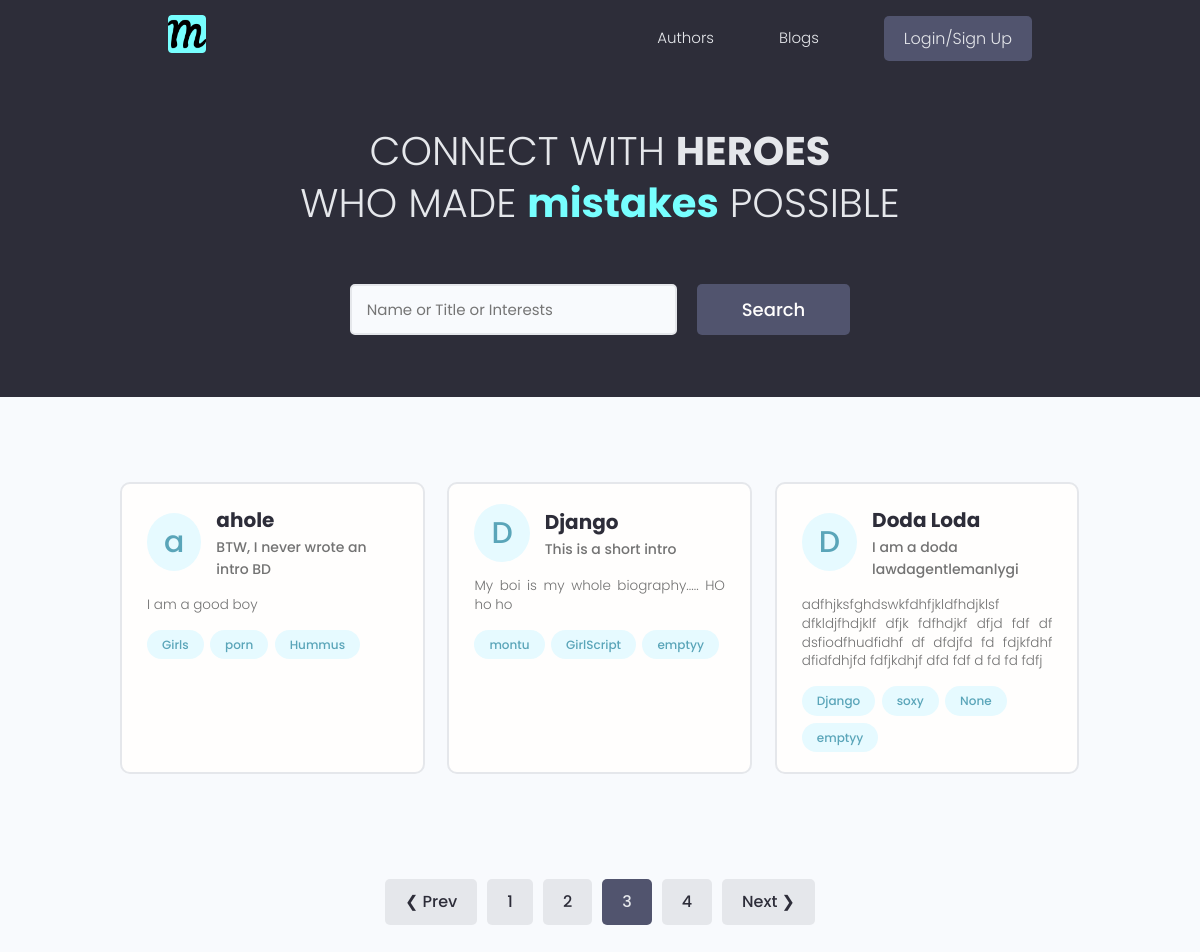
/users/?page=3, run on the app's committed database.
### users/models.py (models this page shows, shortened)
class Profile(models.Model):
    user = models.OneToOneField(
        User, on_delete=models.CASCADE, null=True, blank=True)
    name = models.CharField(max_length=200, null=True, blank=True)
    email = models.EmailField(
        max_length=400, unique=True, null=True, blank=True)
    username = models.CharField(max_length=200, blank=True, null=True)
    location = models.CharField(max_length=200, default="Earth, Milky Way")
    short_intro = models.CharField(
        max_length=300, default="BTW, I never wrote an intro BD")
    bio = models.TextField(blank=True, null=True)
    profile_image = CloudinaryField('image', default='default.jpg')
    social_instagram = models.CharField(max_length=200, null=True, blank=True)
    social_facebook = models.CharField(max_length=200, null=True, blank=True)
    social_twitter = models.CharField(max_length=200, null=True, blank=True)
    social_linkedin = models.CharField(max_length=200, null=True, blank=True)
    social_youtube = models.CharField(max_length=200, null=True, blank=True)
    social_website = models.CharField(max_length=200, null=True, blank=True)
    created = models.DateTimeField(auto_now_add=True)
    id = models.UUIDField(default=uuid.uuid4,
                          primary_key=True, unique=True, editable=False)
    class Meta:
        ordering = ['-created']

class Interests(models.Model):
    user = models.ForeignKey(
        Profile, on_delete=models.CASCADE, null=True, blank=True)
    name = models.CharField(max_length=200, blank=True, null=True)
    description = models.TextField(null=True, blank=True)
    created = models.DateTimeField(auto_now_add=True)
    id = models.UUIDField(default=uuid.uuid4,
                          primary_key=True, unique=True, editable=False)

### users/views.py (the view)
# urls.py: path('', views.profiles, name='profiles'),
def profiles(request):
    profiles, search_query = searchProfiles(request)
    results = 3
    profiles, custom_range, paginator = paginateProfiles(
        request, profiles, results)
    props = {'profiles': profiles, 'search_query': search_query,
             'paginator': paginator, 'custom_range': custom_range}
    return render(request, 'users/profiles.html', props)

### users/utils.py (called while the page is built)
def searchProfiles(request):
    search_query = request.GET.get('search_query') or ""
    interests = Interests.objects.filter(name__icontains=search_query)
    profiles = Profile.objects.distinct().filter(
        Q(name__icontains=search_query) |
        Q(short_intro__icontains=search_query) |
        Q(interests__in=interests)
    )
    return profiles, search_query

def paginateProfiles(request, profiles, results):
    page = request.GET.get('page')
    paginator = Paginator(profiles, results)
    try:
        profiles = paginator.page(page)
    except PageNotAnInteger:
        page = 1
        profiles = paginator.page(page)
    except EmptyPage:
        page = paginator.num_pages
        profiles = paginator.page(page)
    page_multiplier = int(page)//5
    left_index, right_index = min(
        5*page_multiplier+1, int(page)), min(5*page_multiplier+6, int(paginator.num_pages)+1)
    custom_range = range(left_index, right_index)
    return profiles, custom_range, paginator

### users/templates/users/profiles.html (shortened to what this page needs)
{% extends 'main.html' %}
{% block content %}
<main class="home">
  <section class="hero-section text-center">
    <div class="container container--narrow">
      <div class="hero-section__box">
        <h2>CONNECT WITH <span>HEROES</span></h2>
        <h2>WHO MADE <span style='color:#7ff;text-transform: lowercase;'>mistakes</span> POSSIBLE</h2>
      </div>
      <div class="hero-section__search">
        <form class="form" id="searchForm" action="{% url 'profiles' %}" method="GET">
          <div class="form__field">
            <input style="width:100%" class="input input--text" id="formInput#search" type="text" name="search_query"
              value="{{search_query}}" placeholder="Name or Title or Interests" />
          </div>
          <input class="btn btn--sub btn--lg" type="submit" value="Search" />
        </form>
      </div>
    </div>
  </section>
  <section class="devlist">
    <div class="container">
      <div class="grid grid--three">
        {% for p in profiles %}
        <div class="column card">
          <div class="dev">
            <a href="{% url 'profile' p.id %}" class="card__body">
              <div class="dev__profile">
                <div
                  style="border-radius:50%;padding:5px 17px;background-color:var(--color-main-light);font-size: 3rem;">
                  {{p.name|slice:'1'}}
                </div>
                <div class="dev__meta">
                  <h3>{{p.name}}</h3>
                  <h5>{{p.short_intro|slice:"30"}}</h5>
                </div>
              </div>
              <p class="dev__info">
                {{p.bio|slice:"150"}}
              </p>
              <div class="dev__skills">
                {% for i in p.interests_set.all|slice:'5'  %}
                <span class="tag tag--pill tag--main">
                  <small>{{i.name}}</small>
                </span>
                {% endfor %}
              </div>
            </a>
          </div>
        </div>
        {% endfor %}
      </div>
    </div>
  </section>
  {% include 'pagination.html' with query_set=profiles custom_range=custom_range %}
</main>
{% endblock content %}

### templates/main.html (shortened to what this page needs)
<!DOCTYPE html>
{% load static %}
<html lang="en">
<head>
    <link rel="stylesheet" href="https://cdn.iconmonstr.com/1.3.0/css/iconmonstr-iconic-font.min.css" />
    <link rel="stylesheet" href="{% static 'uikit/styles/uikit.css' %}" />
    <link rel="stylesheet" href="{% static 'styles/app.css' %}" />
    <link rel='stylesheet' type='text/css' media='screen' href='{% static "styles/main.css" %}'>
</head>
<body>
    {% include 'navbar.html' %}
    {% block content %}
    {% endblock content %}
</body>
</html>

### templates/navbar.html (shortened to what this page needs)
{% load static %}
<div>
  <header class="header" >
    <div class="container container--narrow">
      <a href="{% url 'blogs'%}" class="header__logo">
        <img src="{% static 'images/favicon/android-chrome-512x512.png'%}" alt="Mistakes - We make mistakes logo" />
      </a>
      <nav class="header__nav">
        <ul class="header__menu">
          <li class="header__menuItem"><a href="{% url 'profiles' %}">Authors</a></li>
          <li class="header__menuItem"><a href="{% url 'blogs' %}">Blogs</a></li>
          {% if request.user.is_authenticated %}
          {% comment %} Well Search how to pass params without calling function {% endcomment %}
          <li class="header__menuItem"><a href="{% url 'inbox' %}">Inbox<sup class='tag tag--pill tag--main'
                style="padding:5px;height:15px">{{request.user.profile.messages.all.count}}</sup></a>
          </li>
          <li class="header__menuItem"><a href="{% url 'create-blog' %}?next=account"> Discuss mIsTakE</a></li>
          <li class="header__menuItem"><a href="{% url 'account' %}"> Account </a></li>
          <li class="header__menuItem"><a href="{% url 'logout' %}" class="btn btn--sub">Log Out</a></li>
          {% else %}
          <li class="header__menuItem"><a href="{% url 'login' %}" class="btn btn--sub">Login/Sign Up</a></li>
          {% endif %}
        </ul>
      </nav>
    </div>
  </header>
  <div>

### templates/pagination.html
{% if query_set.has_other_pages %}
<div class="pagination">
  <ul class="container">
    {% if query_set.has_previous %}
    <li><a href="?page={{query_set.previous_page_number}}" class="btn page-link"
        data-page="{{query_set.previous_page_number}}">&#10094; Prev</a>
    </li>
    {% else %}
    <li><a href="#" class="btn btn--disabled">&#10094; Prev</a></li>
    {% endif %}
    {% for page in custom_range %}
    {% if page == query_set.number %}
    <li><a href="?page={{page}}" class="btn page-link btn--sub" data-page="{{page}}">{{page}}</a></li>
    {% else %}
    <li><a href="?page={{page}}" class="btn page-link" data-page="{{page}}">{{page}}</a></li>
    {% endif %}
    {% endfor %}
    {% if query_set.has_next %}
    <li><a href="?page={{query_set.next_page_number}}" class="btn page-link"
        data-page="{{query_set.next_page_number}}">Next &#10095;</a>
    </li>
    {% else %}
    <li><a href="#" class="btn btn--disabled">Next &#10095;</a></li>
    {% endif %}
  </ul>
</div>
{% endif %}

### static/styles/app.css (style rules this page uses)
:root { --color-sub: #2d2d39; }
.btn--sub { background-color: var(--color-sub-light); }
.card { border: 2px solid var(--color-light); }
img { width: 100%; }
.header { position: sticky; z-index: 111; background-color: var(--color-sub); padding: 1.5rem 0; }
.header>.container { display: flex; justify-content: space-between; align-items: center; }
.header__logo>img { height: 3.8rem; }
.header__nav>ul { display: inline-flex; align-items: center; list-style: none; gap: 6.5rem; }
.header__menuItem>a { color: var(--color-light); font-weight: 300; }
.hero-section { height: 40vh; display: flex; align-items: center; background-color: var(--color-sub); }
.hero-section__box { margin-bottom: 4rem; }
.hero-section__box>h2, .hero-section__box>h2>span { font-size: 4rem; color: var(--color-light); line-height: 1.3; text-transform: uppercase; }
.hero-section__box>h2 { font-weight: 300; }
.hero-section__box>h2>span { font-weight: 700; }
.hero-section__search>.form { display: flex; align-items: center; justify-content: center; gap: 2rem; }
.hero-section__search>.form input.input--text { width: 50rem; }
.devlist { margin-top: 8rem; }
.devlist .grid { align-items: stretch; }
.devlist .dev .dev__profile { display: flex; align-items: center; gap: 1.5rem; }
.devlist .dev .dev__meta h3 { color: var(--color-sub); font-size: 2rem; font-weight: 700; }
.devlist .dev .dev__meta h5 { color: var(--color-text); font-size: 1.4rem; font-weight: 500; }
.devlist .dev .dev__info { margin: 1.5rem 0; font-size: 1.35rem; line-height: 1.4; text-align: justify; }
.pagination { margin-top: 8rem; margin-bottom: 10rem; }
.pagination>ul { flex-wrap: wrap; list-style: none; display: flex; align-items: center; justify-content: center; gap: 1rem; }
.pagination .btn { color: var(--color-sub); }
.pagination .btn.btn--sub { color: var(--color-light); }

### static/uikit/styles/modules/_variables.css (style rules this page uses)
:root { --color-main: #5aa5b9; --color-main-light: #e6faff; --color-sub: #3f4156; --color-sub-light: #51546e; --color-sub-lighter: #ededfd; --color-text: #737373; --color-gray: #8b8b8b; --color-light: #e5e7eb; --color-light-gray: #767676; --color-bg: #f8fafd; --color-white: #fffefd; --color-white-light: #f3f3f3; --color-success: #359e64; --color-success-bg: #def8e8; --color-error: #fc4b0b; --color-error-bg: #fff2ee; --font-base: 'Poppins', arial, helvetica, 'Segoe UI', roboto, ubuntu, sans-serif; --font-monospace: 'Fira Code', 'Courier New', courier, monospace; --font-regular: 300; --font-medium: 500; --font-bold: 700; --generic-shadow: 1px 1px 5px #00000010; --generic-transition: all 0.3s ease-in-out; }

### static/uikit/styles/modules/_base.css (style rules this page uses)
* { margin: 0; padding: 0; box-sizing: border-box; text-rendering: optimizeLegibility; color: inherit; font-size: inherit; }
html { font-size: 50%; }
@media only screen and (min-width: 480px) { html { font-size: 56.25%; } }
@media only screen and (min-width: 1200px) { html { font-size: 62.5%; } }
body { line-height: 1.6; font-weight: 400; font-size: 1.5rem; color: var(--color-text); background-color: var(--color-bg); min-height: 100vh; }

### static/uikit/styles/modules/_typography.css (style rules this page uses)
* { font-family: var(--font-base); }
h2 { font-size: 3.6rem; font-weight: var(--font-bold); }
h3 { font-size: 3.2rem; font-weight: var(--font-medium); }
h5 { font-size: 2.4rem; font-weight: var(--font-medium); }
h5, h6 { font-weight: var(--font-regular); }
p, span, strong { font-size: 1.6rem; color: var(--color-text); font-weight: var(--font-regular); }
a { padding-bottom: 2px; text-decoration: none; display: inline-block; color: var(--color-main); font-weight: var(--font-medium); }

### static/uikit/styles/modules/_utilities.css (style rules this page uses)
.container { width: 92%; max-width: 165rem; margin: 0 auto; box-sizing: border-box; }
.container--narrow { width: 92%; max-width: 120rem; }
@media screen and (min-width: 1000px) { .container { width: 90%; } }
@media screen and (min-width: 1000px) { .container--narrow { width: 85%; } }
@media screen and (min-width: 1200px) { .container { width: 80%; } }
@media screen and (min-width: 1200px) { .container--narrow { width: 72%; } }
.text-center { text-align: center; }

### static/uikit/styles/modules/_card.css (style rules this page uses)
.card { border-radius: 1rem; background-color: var(--color-white); border: 1.5px solid var(--color-light); width: auto; height: auto; margin-top: 0.5rem; margin-bottom: 0.5rem; overflow: hidden; }
.card__body, .card__header { padding: 2rem 2.5rem; }

### data on the page
Profile: name "a", name "ahole", short_intro "BTW, I never wrote an intro BD", bio "I am a good boy"
Interests: name "Girls"
Interests: name "porn"
Interests: name "Hummus"
Profile: name "D", name "Django", short_intro "This is a short intro", bio "My boi is my whole biography..... HO ho ho"
Interests: name "montu"
Interests: name "GirlScript"
Interests: name "emptyy"
Profile: name "D", name "Doda Loda", short_intro "I am a doda lawdagentlemanlygi", bio "adfhjksfghdswkfdhfjkldfhdjklsf dfkldjfhdjklf dfjk fdfhdjkf dfjd fdf df dsfiodfhudfidhf df dfdjfd fd fdjkfdhf dfidfdhjfd fdfjkdhjf dfd fdf d fd fd fdfj"
Interests: name "Django"
Interests: name "soxy"
Interests: name "None"
Interests: name "emptyy"

### other printed values
{{ page }} "1" "2" "4"
{{ page }} "3"
